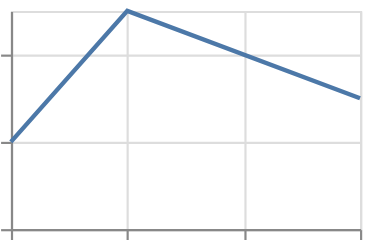

The specification (Vega-Lite) saved for this image:
### Vega-Lite specification from a JSON file in a GitHub repository (floating-point values rounded to 4 significant figures)
{"$schema": "https://vega.github.io/schema/vega-lite/v6.json", "padding": 5, "autosize": "none", "data": {"values": [{"c": "A", "x": 1, "y": 2, "s": 3, "t": "2024-01-01"}, {"c": "B", "x": 2, "y": 5, "s": 5, "t": "2024-02-01"}, {"c": "C", "x": 9, "y": null, "s": 2, "t": "2024-03-01"}, {"c": "D", "x": 4, "y": 3, "s": 7, "t": "2024-04-01"}]}, "width": 160, "height": 100, "mark": "line", "encoding": {"x": {"field": "x", "type": "quantitative"}, "y": {"field": "y", "type": "quantitative"}}, "config": {"mark": {"invalid": "break-paths-filter-domains"}}}
